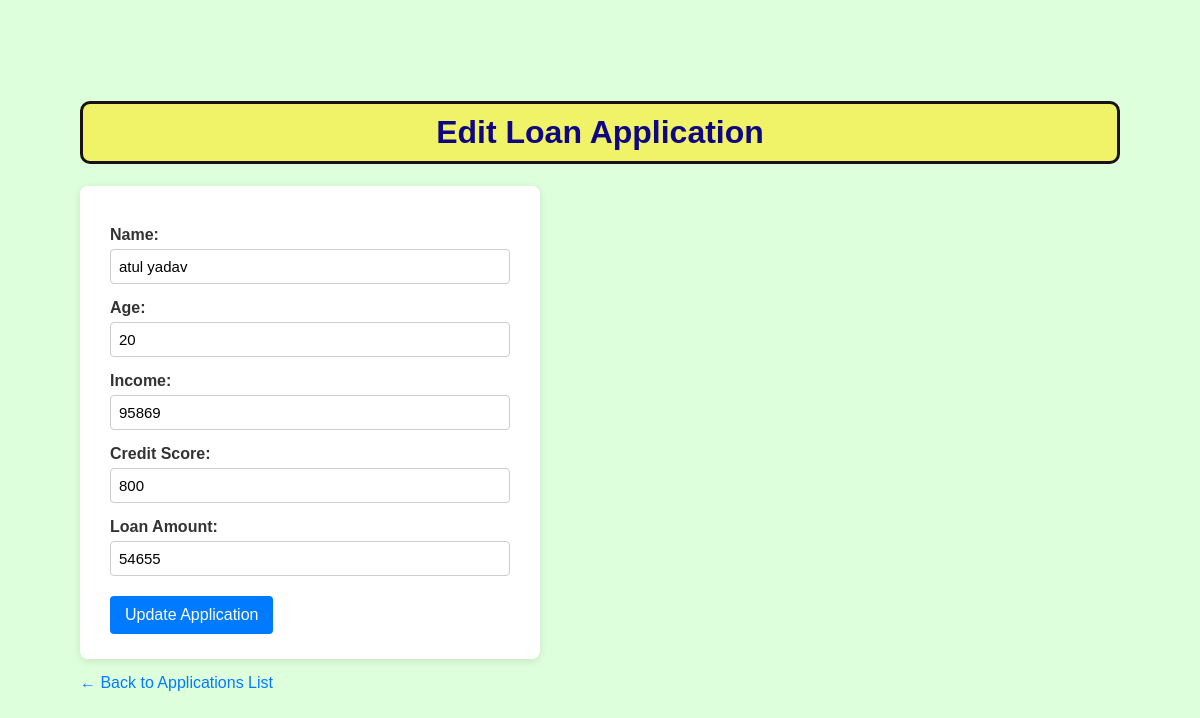
Screenshot of /edit/5 with the database file from the repository.
### tables this page shows
CREATE TABLE applications (
                id INTEGER PRIMARY KEY AUTOINCREMENT,
                name TEXT NOT NULL,
                age INTEGER NOT NULL,
                income INTEGER NOT NULL,
                credit_score INTEGER NOT NULL,
                loan_amount INTEGER NOT NULL, 
                status TEXT NOT NULL,
                reason TEXT NOT NULL
            );

### app.py (the view, shortened to what this page needs)
@app.route('/edit/<int:app_id>', methods=['GET', 'POST'])
def edit_application(app_id):
    with sqlite3.connect(DB_NAME) as conn:
        cursor=conn.execute('SELECT * FROM applications WHERE id=?', (app_id,))
        app_data = cursor.fetchone()
    return render_template('edit.html', app=app_data)

### templates/edit.html (shortened to what this page needs)
<!DOCTYPE html>
<html>
<head>
    <link rel="stylesheet" type="text/css" href="{{ url_for('static', filename='style.css') }}">
</head>
<body>
    <h1>Edit Loan Application</h1>
    <form method="POST" action="{{ url_for('edit_application', app_id=app[0]) }}">
        <label for="name">Name:</label>
        <input type="text" id="name" name="name" value="{{ app[1] }}" required>
        <label for="age">Age:</label>
        <input type="number" id="age" name="age" value="{{ app[2] }}" min="0" required>
        <label for="income">Income:</label>
        <input type="number" id="income" name="income" value="{{ app[3] }}" min="0" required>
        <label for="credit_score">Credit Score:</label>
        <input type="number" id="credit_score" name="credit_score" value="{{ app[4] }}" min="0" max="850" required>
        <label for="loan_amount">Loan Amount:</label>
        <input type="number" id="loan_amount" name="loan_amount" value="{{ app[5] }}" min="0" required>
        <button type="submit">Update Application</button>
    </form>
    <a href="{{ url_for('list_applications') }}">&larr; Back to Applications List</a>
</body>
</html>

### static/style.css (style rules this page uses)
body { font-family: 'Segoe UI', Tahoma, Geneva, Verdana, sans-serif; background-color: #b0ffa969; box-shadow: rgb(250, 70, 97); color: #333; margin: 0; padding: 40px; }
h1 { color: #2c3e50; }
form { background-color: #ffffff; padding: 25px 30px; border-radius: 8px; box-shadow: 0 2px 8px rgba(0, 0, 0, 0.1); max-width: 500px; }
label { display: block; margin-top: 20px; font-weight: 600; }
input[type="text"], input[type="number"] { width: 100%; padding: 10px; margin-top: 8px; border: 1px solid #ccc; border-radius: 4px; font-size: 15px; box-sizing: border-box; }
button { margin-top: 25px; padding: 10px 20px; background-color: #3498db; color: white; border: none; font-size: 16px; border-radius: 4px; cursor: pointer; transition: background-color 0.3s ease; }
a { color: #3498db; text-decoration: none; margin-top: 20px; display: inline-block; }

### templates/edit.html (style rules this page uses)
h1 { color:rgb(15, 7, 130); background: #f0f268; border:3px solid #191114; padding:10px; border-radius: 10px; text-align: center; font-family: Arial, sans-serif; }
body { font-family: Arial, sans-serif; margin: 40px; }
form { max-width: 400px; }
label { display: block; margin-top: 15px; font-weight: bold; }
input[type="text"], input[type="number"] { width: 100%; padding: 8px; margin-top: 5px; box-sizing: border-box; }
button { margin-top: 20px; padding: 10px 15px; background-color: #007bff; color: white; border: none; border-radius: 4px; cursor: pointer; }
a { display: inline-block; margin-top: 15px; text-decoration: none; color: #007bff; }

### rows the page displays
applications: name "atul yadav", age "20", income "95869", credit_score "800", loan_amount "54655"
